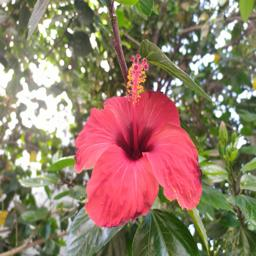
#> input picture r/r_1 copy.jpg, 256 x 256 px; its folder holds only this picture in this run
$ python test.py
#> lines starting #> are read from the running program, lines starting #| are printed output that depends on the picture
### imgprocesser.py

# load and show an image with Pillow
from PIL import Image
import numpy as np
from os import listdir

SIZE = 256
OUTPUT_METRICS_SIZE = SIZE * SIZE


def load_images (img_dir):
#> called with img_dir = 'r/'
    imageOutput = []
    outputMetrics = np.empty((OUTPUT_METRICS_SIZE,SIZE))
    print('load_images .. ')
    ## load images from dir
    for filename in listdir(img_dir):
        # extract image id
        image_path=img_dir+filename
        print(image_path)
        # load and resize image to 256 x 256
        print('gray scaled')
        image = Image.open(image_path).resize((256,256)).convert('L')
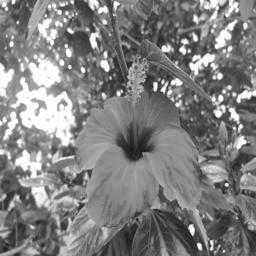
#> image: PIL image 256x256 L; min 25, max 255, mean 128.5
        image.load()
        image.show()
        image_data = np.asarray(image, dtype="int32")

        print('calculate metrics')
        for i in range(SIZE):
            for j in range(SIZE):
                # calculate metric
                outputMetrics[i][0] = 0

        # convert to 2d to 1D image
        image_data = image_data.flatten()
        print('flatten image')
        print(image_data.shape)
#| (65536,)
        print(image_data[0:10])
#| [214 203 217 206 207 216 193 196 176 156]
        imageOutput.append(image_data)


    return imageOutput, outputMetrics


    # resize image


    # append them to output array

    imageOutput = [] # each row is an image  1D array


# [21 lines of commented-out code are left out]

### test.py
from imgprocesser import load_images
import numpy as np

#> (the run stopped early here; a loop or call above may not have finished)
